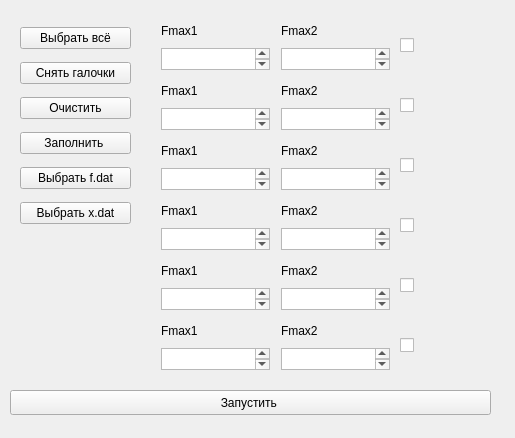
<?xml version="1.0" encoding="UTF-8"?>
<ui version="4.0">
 <class>Widget</class>
 <widget class="QWidget" name="Widget">
  <property name="geometry">
   <rect>
    <x>0</x>
    <y>0</y>
    <width>515</width>
    <height>438</height>
   </rect>
  </property>
  <property name="windowTitle">
   <string>Widget</string>
  </property>
  <widget class="QPushButton" name="pushButton_4">
   <property name="geometry">
    <rect>
     <x>10</x>
     <y>390</y>
     <width>481</width>
     <height>25</height>
    </rect>
   </property>
   <property name="text">
    <string>Запустить </string>
   </property>
  </widget>
  <widget class="QWidget" name="layoutWidget">
   <property name="geometry">
    <rect>
     <x>20</x>
     <y>20</y>
     <width>111</width>
     <height>211</height>
    </rect>
   </property>
   <layout class="QVBoxLayout" name="verticalLayout">
    <item>
     <widget class="QPushButton" name="btn2">
      <property name="text">
       <string>Выбрать всё</string>
      </property>
     </widget>
    </item>
    <item>
     <widget class="QPushButton" name="button_fill">
      <property name="text">
       <string>Снять галочки</string>
      </property>
     </widget>
    </item>
    <item>
     <widget class="QPushButton" name="btn1">
      <property name="text">
       <string>Очистить</string>
      </property>
     </widget>
    </item>
    <item>
     <widget class="QPushButton" name="pushButton">
      <property name="text">
       <string>Заполнить </string>
      </property>
     </widget>
    </item>
    <item>
     <widget class="QPushButton" name="pushButton_2">
      <property name="text">
       <string>Выбрать f.dat</string>
      </property>
     </widget>
    </item>
    <item>
     <widget class="QPushButton" name="pushButton_3">
      <property name="text">
       <string>Выбрать x.dat</string>
      </property>
     </widget>
    </item>
   </layout>
  </widget>
  <widget class="QCheckBox" name="checkBox1">
   <property name="geometry">
    <rect>
     <x>400</x>
     <y>20</y>
     <width>93</width>
     <height>51</height>
    </rect>
   </property>
   <property name="text">
    <string/>
   </property>
  </widget>
  <widget class="QCheckBox" name="checkBox2">
   <property name="geometry">
    <rect>
     <x>400</x>
     <y>80</y>
     <width>93</width>
     <height>51</height>
    </rect>
   </property>
   <property name="text">
    <string/>
   </property>
  </widget>
  <widget class="QCheckBox" name="checkBox3">
   <property name="geometry">
    <rect>
     <x>400</x>
     <y>140</y>
     <width>93</width>
     <height>51</height>
    </rect>
   </property>
   <property name="text">
    <string/>
   </property>
  </widget>
  <widget class="QCheckBox" name="checkBox4">
   <property name="geometry">
    <rect>
     <x>400</x>
     <y>200</y>
     <width>93</width>
     <height>51</height>
    </rect>
   </property>
   <property name="text">
    <string/>
   </property>
  </widget>
  <widget class="QCheckBox" name="checkBox5">
   <property name="geometry">
    <rect>
     <x>400</x>
     <y>260</y>
     <width>93</width>
     <height>51</height>
    </rect>
   </property>
   <property name="text">
    <string/>
   </property>
  </widget>
  <widget class="QCheckBox" name="checkBox6">
   <property name="geometry">
    <rect>
     <x>400</x>
     <y>320</y>
     <width>93</width>
     <height>51</height>
    </rect>
   </property>
   <property name="text">
    <string/>
   </property>
  </widget>
  <widget class="QLabel" name="label_5">
   <property name="geometry">
    <rect>
     <x>281</x>
     <y>201</y>
     <width>43</width>
     <height>20</height>
    </rect>
   </property>
   <property name="text">
    <string>Fmax2</string>
   </property>
  </widget>
  <widget class="QTextEdit" name="Edit4Fmax2">
   <property name="enabled">
    <bool>true</bool>
   </property>
   <property name="geometry">
    <rect>
     <x>281</x>
     <y>228</y>
     <width>109</width>
     <height>22</height>
    </rect>
   </property>
  </widget>
  <widget class="QTextEdit" name="Edit1Fmax2">
   <property name="geometry">
    <rect>
     <x>281</x>
     <y>48</y>
     <width>109</width>
     <height>22</height>
    </rect>
   </property>
  </widget>
  <widget class="QLabel" name="label_2">
   <property name="geometry">
    <rect>
     <x>281</x>
     <y>21</y>
     <width>43</width>
     <height>20</height>
    </rect>
   </property>
   <property name="text">
    <string>Fmax2</string>
   </property>
  </widget>
  <widget class="QLabel" name="label_10">
   <property name="geometry">
    <rect>
     <x>281</x>
     <y>261</y>
     <width>43</width>
     <height>20</height>
    </rect>
   </property>
   <property name="text">
    <string>Fmax2</string>
   </property>
  </widget>
  <widget class="QTextEdit" name="Edit5Fmax2">
   <property name="geometry">
    <rect>
     <x>281</x>
     <y>288</y>
     <width>109</width>
     <height>22</height>
    </rect>
   </property>
  </widget>
  <widget class="QTextEdit" name="Edit6Fmax2">
   <property name="geometry">
    <rect>
     <x>281</x>
     <y>348</y>
     <width>109</width>
     <height>22</height>
    </rect>
   </property>
  </widget>
  <widget class="QLabel" name="label_9">
   <property name="geometry">
    <rect>
     <x>281</x>
     <y>321</y>
     <width>43</width>
     <height>20</height>
    </rect>
   </property>
   <property name="text">
    <string>Fmax2</string>
   </property>
  </widget>
  <widget class="QLabel" name="label_3">
   <property name="geometry">
    <rect>
     <x>281</x>
     <y>81</y>
     <width>43</width>
     <height>20</height>
    </rect>
   </property>
   <property name="text">
    <string>Fmax2</string>
   </property>
  </widget>
  <widget class="QTextEdit" name="Edit2Fmax2">
   <property name="geometry">
    <rect>
     <x>281</x>
     <y>108</y>
     <width>109</width>
     <height>22</height>
    </rect>
   </property>
  </widget>
  <widget class="QTextEdit" name="Edit3Fmax2">
   <property name="geometry">
    <rect>
     <x>281</x>
     <y>168</y>
     <width>109</width>
     <height>22</height>
    </rect>
   </property>
   <property name="baseSize">
    <size>
     <width>0</width>
     <height>0</height>
    </size>
   </property>
  </widget>
  <widget class="QLabel" name="label_6">
   <property name="geometry">
    <rect>
     <x>281</x>
     <y>141</y>
     <width>43</width>
     <height>20</height>
    </rect>
   </property>
   <property name="text">
    <string>Fmax2</string>
   </property>
  </widget>
  <widget class="QLabel" name="label">
   <property name="geometry">
    <rect>
     <x>161</x>
     <y>21</y>
     <width>43</width>
     <height>20</height>
    </rect>
   </property>
   <property name="text">
    <string>Fmax1</string>
   </property>
  </widget>
  <widget class="QPlainTextEdit" name="Edit1Fmax1">
   <property name="geometry">
    <rect>
     <x>161</x>
     <y>48</y>
     <width>109</width>
     <height>22</height>
    </rect>
   </property>
  </widget>
  <widget class="QLabel" name="label_4">
   <property name="geometry">
    <rect>
     <x>161</x>
     <y>81</y>
     <width>43</width>
     <height>20</height>
    </rect>
   </property>
   <property name="text">
    <string>Fmax1</string>
   </property>
  </widget>
  <widget class="QPlainTextEdit" name="Edit2Fmax1">
   <property name="geometry">
    <rect>
     <x>161</x>
     <y>108</y>
     <width>109</width>
     <height>22</height>
    </rect>
   </property>
  </widget>
  <widget class="QLabel" name="label_8">
   <property name="geometry">
    <rect>
     <x>161</x>
     <y>141</y>
     <width>43</width>
     <height>20</height>
    </rect>
   </property>
   <property name="text">
    <string>Fmax1</string>
   </property>
  </widget>
  <widget class="QPlainTextEdit" name="Edit3Fmax1">
   <property name="geometry">
    <rect>
     <x>161</x>
     <y>168</y>
     <width>109</width>
     <height>22</height>
    </rect>
   </property>
  </widget>
  <widget class="QLabel" name="label_11">
   <property name="geometry">
    <rect>
     <x>161</x>
     <y>321</y>
     <width>43</width>
     <height>20</height>
    </rect>
   </property>
   <property name="text">
    <string>Fmax1</string>
   </property>
  </widget>
  <widget class="QPlainTextEdit" name="Edit6Fmax1">
   <property name="geometry">
    <rect>
     <x>161</x>
     <y>348</y>
     <width>109</width>
     <height>22</height>
    </rect>
   </property>
  </widget>
  <widget class="QPlainTextEdit" name="Edit5Fmax1">
   <property name="geometry">
    <rect>
     <x>161</x>
     <y>288</y>
     <width>109</width>
     <height>22</height>
    </rect>
   </property>
  </widget>
  <widget class="QLabel" name="label_12">
   <property name="geometry">
    <rect>
     <x>161</x>
     <y>261</y>
     <width>43</width>
     <height>20</height>
    </rect>
   </property>
   <property name="text">
    <string>Fmax1</string>
   </property>
  </widget>
  <widget class="QLabel" name="label_7">
   <property name="geometry">
    <rect>
     <x>161</x>
     <y>201</y>
     <width>43</width>
     <height>20</height>
    </rect>
   </property>
   <property name="text">
    <string>Fmax1</string>
   </property>
  </widget>
  <widget class="QPlainTextEdit" name="Edit4Fmax1">
   <property name="geometry">
    <rect>
     <x>161</x>
     <y>228</y>
     <width>109</width>
     <height>22</height>
    </rect>
   </property>
  </widget>
 </widget>
 <resources/>
 <connections/>
</ui>
